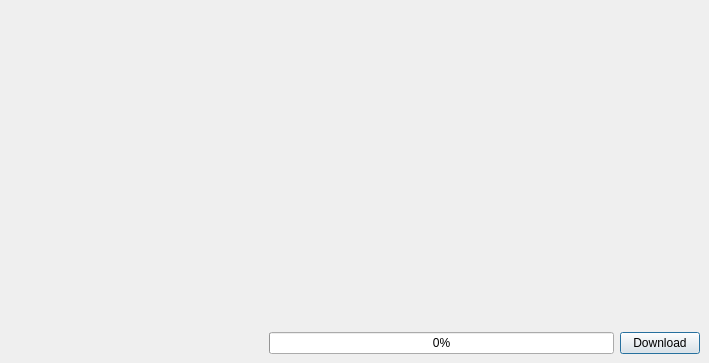
<?xml version="1.0" encoding="UTF-8"?>
<ui version="4.0">
 <class>ClientMainWindows</class>
 <widget class="QMainWindow" name="ClientMainWindows">
  <property name="geometry">
   <rect>
    <x>0</x>
    <y>0</y>
    <width>709</width>
    <height>363</height>
   </rect>
  </property>
  <property name="windowTitle">
   <string>Indie-studio Launcher</string>
  </property>
  <property name="windowIcon">
   <iconset resource="resources.qrc">
    <normaloff>:/images/logo</normaloff>:/images/logo</iconset>
  </property>
  <widget class="QWidget" name="centralWidget">
   <layout class="QHBoxLayout" name="horizontalLayout">
    <property name="spacing">
     <number>0</number>
    </property>
    <property name="leftMargin">
     <number>0</number>
    </property>
    <property name="topMargin">
     <number>0</number>
    </property>
    <property name="rightMargin">
     <number>0</number>
    </property>
    <property name="bottomMargin">
     <number>0</number>
    </property>
    <item>
     <widget class="ListGameItem" name="listGames" native="true">
      <property name="minimumSize">
       <size>
        <width>260</width>
        <height>0</height>
       </size>
      </property>
      <property name="maximumSize">
       <size>
        <width>260</width>
        <height>16777215</height>
       </size>
      </property>
     </widget>
    </item>
    <item>
     <layout class="QVBoxLayout" name="verticalLayout">
      <item>
       <widget class="QTextEdit" name="descriptionText">
        <property name="styleSheet">
         <string notr="true">background: transparent;
border: none;</string>
        </property>
        <property name="readOnly">
         <bool>true</bool>
        </property>
        <property name="html">
         <string>&lt;!DOCTYPE HTML PUBLIC &quot;-//W3C//DTD HTML 4.0//EN&quot; &quot;http://www.w3.org/TR/REC-html40/strict.dtd&quot;&gt;
&lt;html&gt;&lt;head&gt;&lt;meta name=&quot;qrichtext&quot; content=&quot;1&quot; /&gt;&lt;style type=&quot;text/css&quot;&gt;
p, li { white-space: pre-wrap; }
&lt;/style&gt;&lt;/head&gt;&lt;body style=&quot; font-family:'Ubuntu'; font-size:11pt; font-weight:400; font-style:normal;&quot;&gt;
&lt;p style=&quot;-qt-paragraph-type:empty; margin-top:0px; margin-bottom:0px; margin-left:0px; margin-right:0px; -qt-block-indent:0; text-indent:0px;&quot;&gt;&lt;br /&gt;&lt;/p&gt;&lt;/body&gt;&lt;/html&gt;</string>
        </property>
       </widget>
      </item>
      <item>
       <layout class="QHBoxLayout" name="horizontalLayout_2">
        <property name="leftMargin">
         <number>9</number>
        </property>
        <property name="topMargin">
         <number>9</number>
        </property>
        <property name="rightMargin">
         <number>9</number>
        </property>
        <property name="bottomMargin">
         <number>9</number>
        </property>
        <item>
         <widget class="QProgressBar" name="downloadProgress">
          <property name="value">
           <number>0</number>
          </property>
          <property name="textVisible">
           <bool>true</bool>
          </property>
          <property name="invertedAppearance">
           <bool>false</bool>
          </property>
          <property name="format">
           <string notr="true">%p%</string>
          </property>
         </widget>
        </item>
        <item>
         <widget class="QPushButton" name="gameActionButton">
          <property name="text">
           <string>Download</string>
          </property>
          <property name="autoDefault">
           <bool>false</bool>
          </property>
          <property name="default">
           <bool>true</bool>
          </property>
          <property name="flat">
           <bool>false</bool>
          </property>
         </widget>
        </item>
       </layout>
      </item>
     </layout>
    </item>
   </layout>
  </widget>
  <widget class="QMenuBar" name="menuBar">
   <property name="geometry">
    <rect>
     <x>0</x>
     <y>0</y>
     <width>709</width>
     <height>22</height>
    </rect>
   </property>
  </widget>
 </widget>
 <layoutdefault spacing="6" margin="11"/>
 <customwidgets>
  <customwidget>
   <class>ListGameItem</class>
   <extends>QWidget</extends>
   <header>listgameitem.h</header>
   <container>1</container>
  </customwidget>
 </customwidgets>
 <resources>
  <include location="resources.qrc"/>
 </resources>
 <connections/>
</ui>
